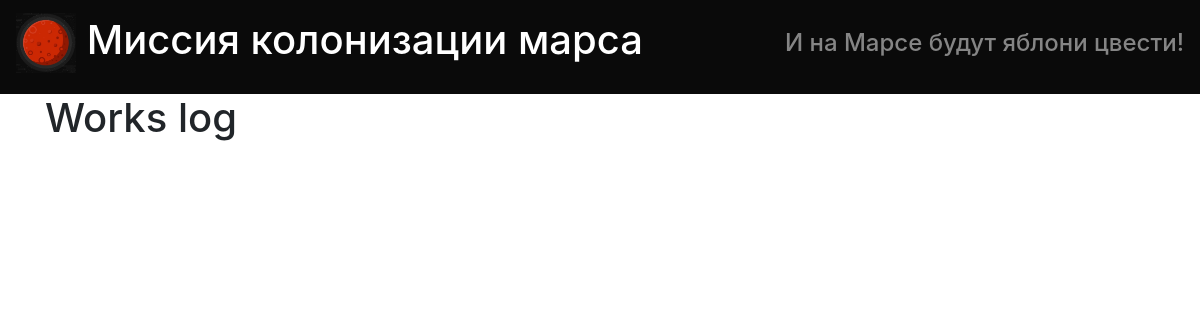
Before: / with the older database file.
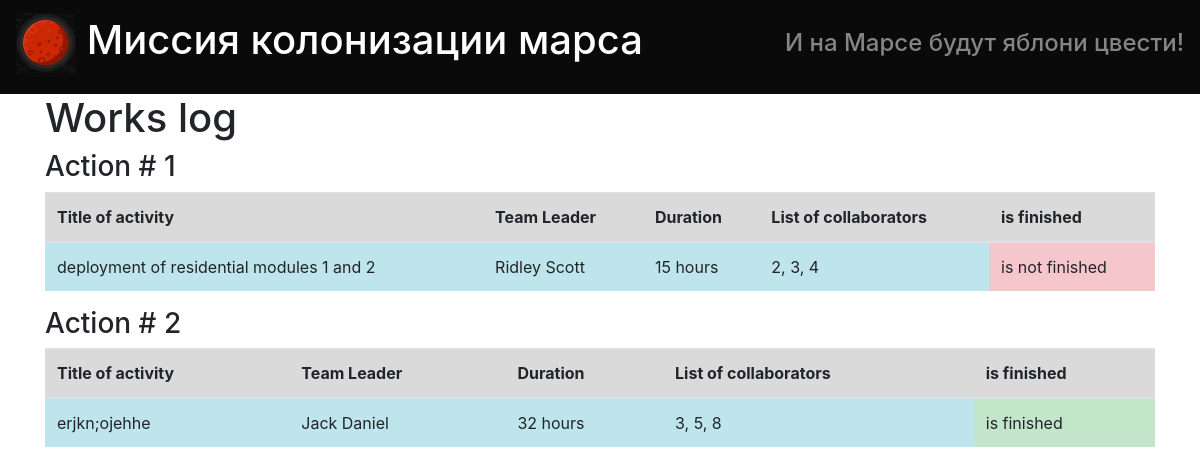
After: the same page with the newer database file.
### data/jobs.py (models this page shows)
class Jobs(SqlAlchemyBase):
    __tablename__ = 'jobs'
    id = sqlalchemy.Column(sqlalchemy.Integer,
                           primary_key=True, autoincrement=True)
    job = sqlalchemy.Column(sqlalchemy.String, nullable=True)
    work_size = sqlalchemy.Column(sqlalchemy.Integer, nullable=True)
    collaborators = sqlalchemy.Column(sqlalchemy.String, nullable=True)
    start_date = sqlalchemy.Column(sqlalchemy.DateTime)
    finish_date = sqlalchemy.Column(sqlalchemy.DateTime)
    is_finished = sqlalchemy.Column(sqlalchemy.Boolean, default=True)
    team_leader = sqlalchemy.Column(sqlalchemy.Integer,
                                    sqlalchemy.ForeignKey("users.id"))
    user = orm.relation('User')

### main.py (the view)
@app.route('/')
def work_log():
    global params
    params["mars_image_url"] = url_for('static', filename='img/mars.jpg')
    db_sess = db_session.create_session()
    output = []
    for job in db_sess.query(jobs.Jobs):
        output.append([job.id, job.job, db_sess.query(users.User).filter(users.User.id == job.team_leader)[0].name +
                       ' ' + db_sess.query(users.User).filter(users.User.id == job.team_leader)[0].surname,
                       str(job.work_size) + ' hours', job.collaborators,
                       job.is_finished])
    params['table_data'] = output
    return render_template('work_log.html', **params)

### data/db_session.py (called while the page is built)
def create_session() -> Session:
    global __factory
    return __factory()

### templates/work_log.html (shortened to what this page needs)
<!DOCTYPE html>
<html lang="en">
<head>
    <link rel="stylesheet"
          href="https://stackpath.bootstrapcdn.com/bootstrap/4.4.1/css/bootstrap.min.css"
>
</head>
<body>
    {% extends "base.html" %}
    {% block content %}
    <h1 style="text-allign:center">Works log</h1>
    {% for i in table_data %}
        <h3>Action # {{i[0]}}</h3>
        <table class="table">
          <thead>
            <tr class="table-active">
              <th>Title of activity</th>
              <th>Team Leader</th>
              <th>Duration</th>
              <th>List of collaborators</th>
              <th>is finished</th>
            </tr>
          </thead>
            <tbody>
            <tr>
                <td class="table-info">{{i[1]}}</td>
                <td class="table-info">{{i[2]}}</td>
                <td class="table-info">{{i[3]}}</td>
                <td class="table-info">{{i[4]}}</td>
                {% if i[5] == 0 %}
                    <td class="table-danger">is not finished</td>
                {% else %}
                    <td class="table-success">is finished</td>
                {% endif %}
            </tr>
            </tbody>
        </table>
    {% endfor %}
    {% endblock %}

### templates/base.html (shortened to what this page needs)
<!DOCTYPE html>
<html lang="en">
<head>
    <link rel="stylesheet"
          href="https://stackpath.bootstrapcdn.com/bootstrap/4.4.1/css/bootstrap.min.css"
>
</head>
<body>
    <nav class="navbar navbar-dark" style="background-color: #0a0a0a;">
      <a class="navbar-brand" href="#">
          <h1>
        <img src="{{mars_image_url}}" width="60" height="60" alt="">
          Миссия колонизации марса</h1>
      </a>
        <span class="navbar-text">
            <h4>И на Марсе будут яблони цвести!</h4>
        </span>
</nav>
<main role="main" class="container">
            {% block content %}{% endblock %}
</main>
</body>
</html>

Changed rows visible on the page:
added Jobs: id "1", job "deployment of residential modules 1 and 2", i "Ridley Scott", i "15 hours", collaborators "2, 3, 4", shows "is not finished"
added Jobs: id "2", job "erjkn;ojehhe", i "Jack Daniel", i "32 hours", collaborators "3, 5, 8", shows "is finished"
